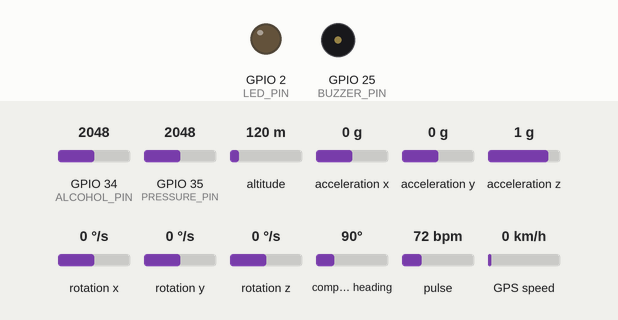
Recording of a sketch running on a simulated ESP32. Parts: output pins drawn as LEDs (lit = HIGH), buzzer (waves = sounding, pin HIGH). Dashed ring = blinking. The test bench sets the inputs (shaded band); at power-on: acceleration y 0 g, GPIO 34 (ALCOHOL_PIN) = 2048, GPIO 35 (PRESSURE_PIN) = 2048, altitude 120 m, acceleration x 0 g, acceleration z 1 g, rotation x 0 °/s, rotation y 0 °/s, rotation z 0 °/s, compass heading 90°, pulse 72 bpm, GPS speed 0 km/h. WiFi joins after 1.5 s; servers stay silent unless stated; the GPS gets a fix after 3 s at 37.7749, -122.4194 with 8 satellites; no MQTT or app messages arrive unless stated; the modem accepts every AT command (registered, SIM ready, sends succeed) and sends nothing else; what the sketch prints to the serial monitor is not drawn.

Above: at 0.1 s.
At 4.7 s:
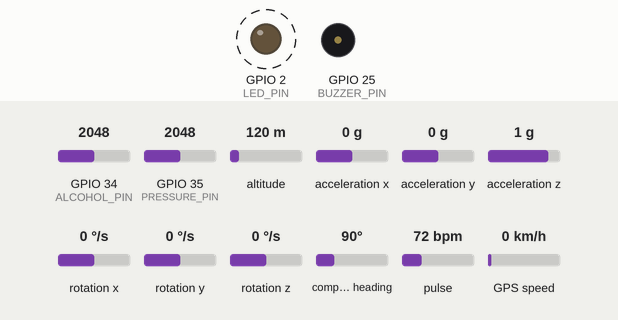
4.8 s: acceleration y set to -1.4 g
At 6.9 s:
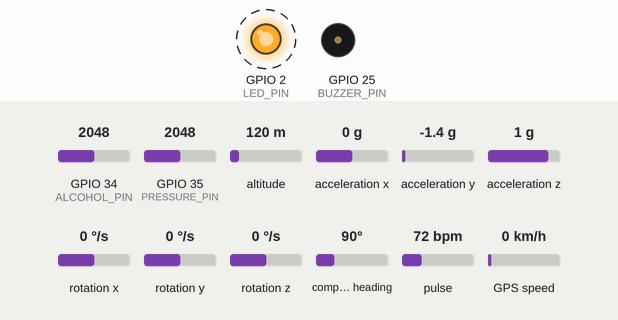
Timing chart, 0 to 10.2 s (numbered marks = the images above; inputs shaded):
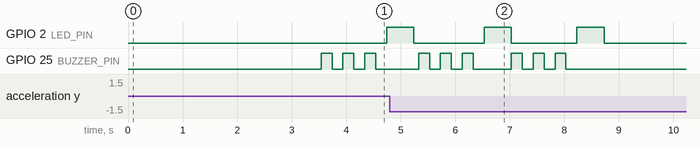

Measured:
- by itself, GPIO 2 (LED_PIN): alternates HIGH for 0.50 s and LOW for 1.2 s, 5 changes in all, then stays LOW

The sketch:

main_esp32_controller.ino
```cpp
/**
 * main_esp32_controller.ino
 *
 * Smart Helmet – Main ESP32 Sensor Controller
 * -------------------------------------------
 * Reads all helmet sensors and publishes data via MQTT.
 * Triggers local (buzzer) and remote (SMS via SIM800L) alerts.
 *
 * Sensors:
 *   GPS     – NEO-6M   (UART1, pins 16/17)
 *   Heart   – MAX30102 (I2C, 0x57)
 *   Gyro    – MPU-9250 (I2C, 0x68)
 *   Alcohol – MQ-3     (ADC pin 34)
 *   Pressure– Analog   (ADC pin 35)
 *   SMS     – SIM800L  (UART2, pins 26/27)
 *
 * Libraries required (install via Arduino Library Manager):
 *   - TinyGPSPlus    (Mikal Hart)
 *   - SparkFun MAX3010x Pulse and Proximity Sensor Library
 *   - MPU9250        (hideakitai)
 *   - PubSubClient   (Nick O'Leary)
 *   - ArduinoJson    (Benoit Blanchon)
 */

#include <Wire.h>
#include <WiFi.h>
#include <PubSubClient.h>
#include <ArduinoJson.h>
#include <TinyGPS++.h>
#include <HardwareSerial.h>
#include "MAX30105.h"
#include "heartRate.h"
#include <MPU9250.h>
#include "mqtt_config.h"
#include "sensor_config.h"

// ---------------------------------------------------------------------------
// Hardware serial ports
// ---------------------------------------------------------------------------
HardwareSerial gpsSerial(1);    // GPS  – UART1
HardwareSerial sim800Serial(2); // SIM800L – UART2

// ---------------------------------------------------------------------------
// Sensor objects
// ---------------------------------------------------------------------------
TinyGPSPlus  gps;
MAX30105     heartSensor;
MPU9250      mpu;

// ---------------------------------------------------------------------------
// MQTT
// ---------------------------------------------------------------------------
WiFiClient   wifiClient;
PubSubClient mqttClient(wifiClient);

// ---------------------------------------------------------------------------
// State / timing
// ---------------------------------------------------------------------------
unsigned long g_lastSensorRead   = 0;
unsigned long g_lastMqttPublish  = 0;
unsigned long g_lastSmsSent      = 0;

// Sensor values
float   g_latitude     = 0.0f;
float   g_longitude    = 0.0f;
float   g_altitude_gps = 0.0f;
int     g_heartRate    = 0;
int     g_spo2         = 0;
int     g_alcoholRaw   = 0;
float   g_alcoholPct   = 0.0f;
float   g_leanAngle    = 0.0f;
float   g_accelX       = 0.0f;
float   g_accelY       = 0.0f;
float   g_accelZ       = 0.0f;
int     g_pressureRaw  = 0;
float   g_altitude_bar = 0.0f;

// Alert flags
bool    g_crashDetected       = false;
bool    g_alcoholAlert        = false;
bool    g_heartRateAlert      = false;
bool    g_leanAngleAlert      = false;
bool    g_fatigue             = false;  // set via MQTT from ESP32-CAM

// Heart-rate ring buffer (SparkFun library style)
const byte RATE_SIZE = 4;
byte   rates[RATE_SIZE];
byte   rateSpot    = 0;
long   lastBeat    = 0;
float  beatsPerMinute = 0;
int    beatAvg        = 0;

// ---------------------------------------------------------------------------
// Forward declarations
// ---------------------------------------------------------------------------
void connectWiFi();
void connectMQTT();
void mqttCallback(char* topic, byte* payload, unsigned int len);
void readGPS();
void readHeartRate();
void readGyroscope();
void readAlcohol();
void readPressure();
void publishSensorData();
void checkAlerts();
void triggerAlert(const char* alertType, const char* message);
void sendSMS(const char* number, const char* message);
void buzzAlert(int count);
String buildSMSMessage(const char* alertType);

// ===========================================================================
// setup()
// ===========================================================================
void setup() {
  Serial.begin(115200);
  pinMode(BUZZER_PIN, OUTPUT);
  pinMode(LED_PIN, OUTPUT);
  digitalWrite(BUZZER_PIN, LOW);
  digitalWrite(LED_PIN, LOW);

  // I2C
  Wire.begin(I2C_SDA, I2C_SCL);

  // GPS UART
  gpsSerial.begin(GPS_BAUD, SERIAL_8N1, GPS_RX_PIN, GPS_TX_PIN);

  // SIM800L UART
  sim800Serial.begin(SIM800_BAUD, SERIAL_8N1, SIM800_RX_PIN, SIM800_TX_PIN);
  delay(1000);
  sim800Serial.println("AT");
  delay(500);
  sim800Serial.println("AT+CMGF=1");  // SMS text mode
  delay(500);

  // MAX30102
  if (!heartSensor.begin(Wire, I2C_SPEED_FAST)) {
    Serial.println("[HEART] MAX30102 not found – check wiring");
  } else {
    heartSensor.setup();
    heartSensor.setPulseAmplitudeRed(0x0A);
    heartSensor.setPulseAmplitudeGreen(0);
    Serial.println("[HEART] MAX30102 ready");
  }

  // MPU-9250
  if (!mpu.setup(MPU_I2C_ADDR)) {
    Serial.println("[GYRO] MPU-9250 not found – check wiring");
  } else {
    Serial.println("[GYRO] MPU-9250 ready");
  }

  connectWiFi();

  mqttClient.setServer(MQTT_BROKER, MQTT_PORT);
  mqttClient.setCallback(mqttCallback);
  connectMQTT();

  Serial.println("[MAIN] Smart Helmet controller ready ✓");
}

// ===========================================================================
// loop()
// ===========================================================================
void loop() {
  if (!mqttClient.connected()) {
    connectMQTT();
  }
  mqttClient.loop();

  // Feed GPS decoder with available bytes
  while (gpsSerial.available()) {
    gps.encode(gpsSerial.read());
  }

  unsigned long now = millis();
  if (now - g_lastSensorRead >= SENSOR_READ_INTERVAL_MS) {
    g_lastSensorRead = now;
    readGPS();
    readHeartRate();
    readGyroscope();
    readAlcohol();
    readPressure();
    checkAlerts();
  }

  if (now - g_lastMqttPublish >= SENSOR_PUBLISH_INTERVAL) {
    g_lastMqttPublish = now;
    publishSensorData();
  }
}

// ===========================================================================
// WiFi / MQTT
// ===========================================================================
void connectWiFi() {
  Serial.printf("[WIFI] Connecting to %s", WIFI_SSID);
  WiFi.begin(WIFI_SSID, WIFI_PASSWORD);
  unsigned long start = millis();
  while (WiFi.status() != WL_CONNECTED && millis() - start < 15000) {
    delay(500);
    Serial.print(".");
  }
  if (WiFi.status() == WL_CONNECTED) {
    Serial.printf("\n[WIFI] Connected. IP: %s\n", WiFi.localIP().toString().c_str());
  } else {
    Serial.println("\n[WIFI] Connection failed – continuing offline");
  }
}

void connectMQTT() {
  static unsigned long lastAttempt = 0;
  if (millis() - lastAttempt < MQTT_RECONNECT_INTERVAL) return;
  lastAttempt = millis();

  Serial.printf("[MQTT] Connecting to %s:%d ...\n", MQTT_BROKER, MQTT_PORT);
  if (mqttClient.connect(MQTT_CLIENT_ESP32, MQTT_USER, MQTT_PASSWORD_BROKER)) {
    Serial.println("[MQTT] Connected");
    mqttClient.subscribe(TOPIC_FATIGUE);
    mqttClient.subscribe(TOPIC_CMD_THRESHOLD);
    mqttClient.subscribe(TOPIC_CMD_CONTACT);
    mqttClient.subscribe(TOPIC_CMD_RESET);
  } else {
    Serial.printf("[MQTT] Failed, rc=%d\n", mqttClient.state());
  }
}

void mqttCallback(char* topic, byte* payload, unsigned int len) {
  char msg[len + 1];
  memcpy(msg, payload, len);
  msg[len] = '\0';

  if (strcmp(topic, TOPIC_FATIGUE) == 0) {
    StaticJsonDocument<128> doc;
    if (deserializeJson(doc, msg) == DeserializationError::Ok) {
      bool newFatigue = doc["fatigue"] | false;
      if (newFatigue && !g_fatigue) {
        g_fatigue = true;
        triggerAlert("fatigue", "Driver fatigue detected");
      } else if (!newFatigue) {
        g_fatigue = false;
      }
    }
  } else if (strcmp(topic, TOPIC_CMD_RESET) == 0) {
    g_crashDetected  = false;
    g_alcoholAlert   = false;
    g_heartRateAlert = false;
    g_leanAngleAlert = false;
    g_fatigue        = false;
    Serial.println("[MAIN] Alerts reset via MQTT");
  }
}

// ===========================================================================
// Sensor Reads
// ===========================================================================
void readGPS() {
  if (gps.location.isValid()) {
    g_latitude      = (float)gps.location.lat();
    g_longitude     = (float)gps.location.lng();
    g_altitude_gps  = (float)gps.altitude.meters();
  }
}

void readHeartRate() {
  long irValue = heartSensor.getIR();
  if (checkForBeat(irValue)) {
    long delta = millis() - lastBeat;
    lastBeat   = millis();
    beatsPerMinute = 60.0f / (delta / 1000.0f);
    if (beatsPerMinute > 20 && beatsPerMinute < 255) {
      rates[rateSpot++ % RATE_SIZE] = (byte)beatsPerMinute;
      int sum = 0;
      for (byte i = 0; i < RATE_SIZE; i++) sum += rates[i];
      beatAvg = sum / RATE_SIZE;
    }
  }
  g_heartRate = beatAvg;

  // Simple SpO2 estimate (red/IR ratio) – rough approximation
  long redValue = heartSensor.getRed();
  if (irValue > 50000 && redValue > 0) {
    float ratio = (float)redValue / (float)irValue;
    g_spo2 = (int)(110.0f - 25.0f * ratio);
    g_spo2 = constrain(g_spo2, 0, 100);
  }
}

void readGyroscope() {
  if (mpu.update()) {
    g_accelX    = mpu.getAccX();
    g_accelY    = mpu.getAccY();
    g_accelZ    = mpu.getAccZ();
    g_leanAngle = mpu.getRoll();

    // Crash detection: sudden large acceleration change
    float totalAccel = sqrt(g_accelX * g_accelX + g_accelY * g_accelY + g_accelZ * g_accelZ);
    // Subtract gravity component (≈1 g) and check spike
    float accelDelta = abs(totalAccel - 1.0f);
    if (accelDelta > CRASH_ACCEL_THRESHOLD) {
      if (!g_crashDetected) {
        g_crashDetected = true;
        triggerAlert("crash", "CRASH DETECTED – emergency alert");
      }
    }
  }
}

void readAlcohol() {
  g_alcoholRaw = analogRead(ALCOHOL_PIN);
  // Linear mapping of the raw ADC value (0–4095) to a 0–100 % scale.
  // NOTE: The MQ-3 response curve is logarithmic; this mapping is a
  // first-order approximation for relative comparison.  Calibrate the
  // ALCOHOL_THRESHOLD constant against known reference concentrations for
  // precise readings.
  g_alcoholPct = map(g_alcoholRaw, 0, 4095, 0, 100);
}

void readPressure() {
  g_pressureRaw = analogRead(PRESSURE_PIN);
  // Rough altitude estimate from analog pressure sensor output
  // Assumes sensor maps 0–4095 to 0–5 V, with sea level at ~4.2 V
  float voltage = (g_pressureRaw / 4095.0f) * 3.3f;
  // Barometric formula approximation (sensor-dependent – calibrate on site)
  g_altitude_bar = (1.0f - pow(voltage / 3.3f, 5.2561f)) * 44330.0f;
}

// ===========================================================================
// Alert Logic
// ===========================================================================
void checkAlerts() {
  // Heart rate
  if (g_heartRate > 0) {
    bool hrHigh = (g_heartRate > HEART_RATE_MAX);
    bool hrLow  = (g_heartRate < HEART_RATE_MIN);
    if ((hrHigh || hrLow) && !g_heartRateAlert) {
      g_heartRateAlert = true;
      char msg[64];
      snprintf(msg, sizeof(msg), "Abnormal heart rate: %d BPM", g_heartRate);
      triggerAlert("heart_rate", msg);
    } else if (!hrHigh && !hrLow) {
      g_heartRateAlert = false;
    }
  }

  // Alcohol
  if (g_alcoholRaw > ALCOHOL_THRESHOLD && !g_alcoholAlert) {
    g_alcoholAlert = true;
    char msg[64];
    snprintf(msg, sizeof(msg), "High alcohol detected: %.0f%%", g_alcoholPct);
    triggerAlert("alcohol", msg);
  } else if (g_alcoholRaw <= ALCOHOL_THRESHOLD) {
    g_alcoholAlert = false;
  }

  // Lean angle
  if (abs(g_leanAngle) > LEAN_ANGLE_MAX && !g_leanAngleAlert) {
    g_leanAngleAlert = true;
    char msg[64];
    snprintf(msg, sizeof(msg), "Extreme lean angle: %.1f deg", g_leanAngle);
    triggerAlert("lean_angle", msg);
  } else if (abs(g_leanAngle) <= LEAN_ANGLE_MAX) {
    g_leanAngleAlert = false;
  }
}

void triggerAlert(const char* alertType, const char* message) {
  Serial.printf("[ALERT] ⚠️  %s – %s\n", alertType, message);
  buzzAlert(3);
  digitalWrite(LED_PIN, HIGH);
  delay(500);
  digitalWrite(LED_PIN, LOW);

  // Publish alert over MQTT
  StaticJsonDocument<256> doc;
  doc["type"]      = alertType;
  doc["message"]   = message;
  doc["lat"]       = g_latitude;
  doc["lon"]       = g_longitude;
  doc["timestamp"] = millis();
  char buf[256];
  serializeJson(doc, buf);
  mqttClient.publish(TOPIC_ALERT, buf, true);

  // SMS alert (rate-limited)
  unsigned long now = millis();
  if (now - g_lastSmsSent > SMS_COOLDOWN_MS) {
    g_lastSmsSent = now;
    String smsText = buildSMSMessage(alertType);
    sendSMS(EMERGENCY_CONTACT_1, smsText.c_str());
    sendSMS(EMERGENCY_CONTACT_2, smsText.c_str());
  }
}

String buildSMSMessage(const char* alertType) {
  String msg = "SMART HELMET ALERT!\n";
  msg += "Type: ";
  msg += alertType;
  msg += "\n";
  if (g_latitude != 0.0f || g_longitude != 0.0f) {
    msg += "GPS: https://maps.google.com/?q=";
    msg += String(g_latitude, 6);
    msg += ",";
    msg += String(g_longitude, 6);
    msg += "\n";
  } else {
    msg += "GPS: not available\n";
  }
  msg += "HR: ";
  msg += g_heartRate;
  msg += " BPM, SpO2: ";
  msg += g_spo2;
  msg += "%\n";
  msg += "Alcohol: ";
  msg += String(g_alcoholPct, 0);
  msg += "%\n";
  msg += "Lean: ";
  msg += String(g_leanAngle, 1);
  msg += " deg";
  return msg;
}

void sendSMS(const char* number, const char* message) {
  // Skip numbers that are clearly placeholder values (length check rejects
  // strings like "+33600000000" that the user has not replaced yet, while
  // accepting real international numbers of 7+ digits including the + prefix).
  if (strlen(number) < 7) return;
  Serial.printf("[SMS] Sending to %s\n", number);
  sim800Serial.print("AT+CMGS=\"");
  sim800Serial.print(number);
  sim800Serial.println("\"");
  delay(500);
  sim800Serial.print(message);
  delay(100);
  sim800Serial.write(26);  // Ctrl+Z to send
  delay(2000);
  Serial.println("[SMS] Sent");
}

void buzzAlert(int count) {
  for (int i = 0; i < count; i++) {
    digitalWrite(BUZZER_PIN, HIGH);
    delay(200);
    digitalWrite(BUZZER_PIN, LOW);
    delay(200);
  }
}

// ===========================================================================
// MQTT Publish – all sensor data as JSON
// ===========================================================================
void publishSensorData() {
  if (!mqttClient.connected()) return;

  // GPS
  StaticJsonDocument<128> gpsDoc;
  gpsDoc["lat"] = g_latitude;
  gpsDoc["lon"] = g_longitude;
  gpsDoc["alt"] = g_altitude_gps;
  char gpsBuf[128];
  serializeJson(gpsDoc, gpsBuf);
  mqttClient.publish(TOPIC_GPS, gpsBuf);

  // Heart rate
  char hrBuf[16];
  snprintf(hrBuf, sizeof(hrBuf), "%d", g_heartRate);
  mqttClient.publish(TOPIC_HEART_RATE, hrBuf);

  // SpO2
  char spo2Buf[16];
  snprintf(spo2Buf, sizeof(spo2Buf), "%d", g_spo2);
  mqttClient.publish(TOPIC_SPO2, spo2Buf);

  // Alcohol
  char alcBuf[16];
  snprintf(alcBuf, sizeof(alcBuf), "%.1f", g_alcoholPct);
  mqttClient.publish(TOPIC_ALCOHOL, alcBuf);

  // Lean angle
  char leanBuf[16];
  snprintf(leanBuf, sizeof(leanBuf), "%.1f", g_leanAngle);
  mqttClient.publish(TOPIC_LEAN_ANGLE, leanBuf);

  // Pressure / altitude
  char altBuf[16];
  snprintf(altBuf, sizeof(altBuf), "%.1f", g_altitude_bar);
  mqttClient.publish(TOPIC_ALTITUDE, altBuf);

  // Crash flag
  mqttClient.publish(TOPIC_CRASH, g_crashDetected ? "1" : "0");
}
```

Source omitted: mqtt_config.h (3468 bytes), sensor_config.h (4585 bytes)
